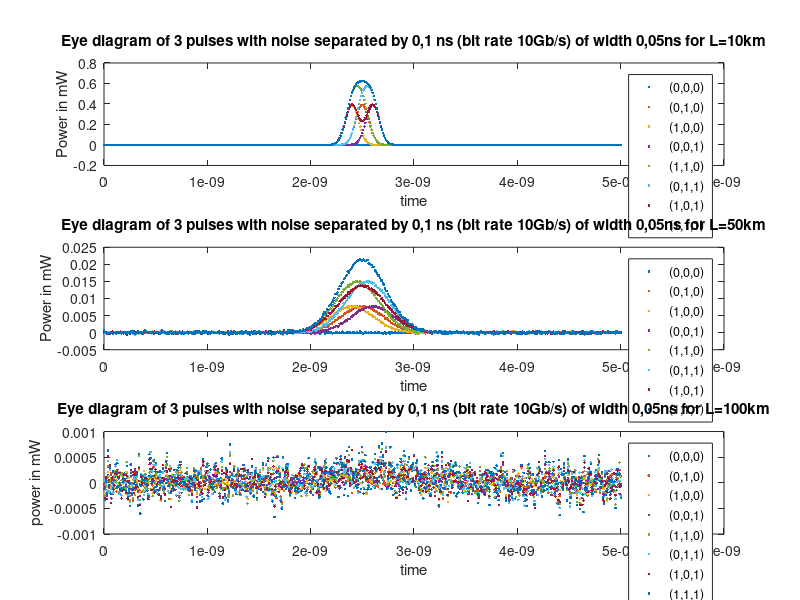

Here is the MATLAB script that generated this plot:
t = 0e-9 : 0.01e-9 : 10e-9;
t01 = 2e-9;
tau0=0.5e-9;

D = 15e-12;
Delta_Lambda = 0.1;
l1 = 10;
l2 = 50;
l3 = 100;
P0 = 1;

Pulse_In = P0 * (exp(-(t-t01).^2 / (2*tau0^2)));

Delta_Tau1 = D * Delta_Lambda * l1;
Delta_Tau2 = D * Delta_Lambda * l2;
Delta_Tau3 = D * Delta_Lambda * l3;

Tau1 = sqrt( (tau0).^2 +  (Delta_Tau1).^2 );
Tau2 = sqrt( (tau0).^2 +  (Delta_Tau2).^2 );
Tau3 = sqrt( (tau0).^2 +  (Delta_Tau3).^2 );

A1 = tau0 / Tau1;
A2 = tau0 / Tau2;
A3 = tau0 / Tau3;

Pulse_Out1_10km = P0 * A1 * (exp(-(t-t01).^2 / (2*Tau1^2)));
Pulse_Out2_50km = P0 * A2 * (exp(-(t-t01).^2 / (2*Tau2^2)));
Pulse_Out3_100km = P0 * A3 * (exp(-(t-t01).^2 / (2*Tau3^2)));



plot(t,Pulse_In,t,Pulse_Out1_10km,t,Pulse_Out2_50km,t,Pulse_Out3_100km);
%%
subplot(3,1,1)
t = 0e-9 : 0.01e-9 : 5e-9;
t01 = 2.5e-9;
tau0=0.05e-9; %width of the pulses (0.5 for b=1 ; 0.05 for b=10)
b= 10e9 ; %bit rate in bit/s
tsep=1/b; % time between each pulse in s


R=0.7; % detector responsitivity mA/mW
NEP = 2e-9; % NEP detector mW/sqrt(Hz)

e = 1.6e-19; % electronic charge
D = -20e-12; %Dispersion
Delta_Lambda = 0.2; %source bandwidth nm
l1 = 10; %km
l2 = 50; %km
l3 = 100; %km
P0 = 1; %mW
Attenuation = 0.3;%dB/km

Pulse_In = P0 * (exp(-(t-t01).^2 / (2*tau0^2)));%mW


Delta_Tau1 = D * Delta_Lambda * l1; %dispersion L1=10km
Delta_Tau2 = D * Delta_Lambda * l2; %dispersion L2=50km
Delta_Tau3 = D * Delta_Lambda * l3; % dispersion L3=100km

Tau1 = sqrt( (tau0).^2 +  (Delta_Tau1).^2 );
Tau2 = sqrt( (tau0).^2 +  (Delta_Tau2).^2 );
Tau3 = sqrt( (tau0).^2 +  (Delta_Tau3).^2 );

A1 = tau0 / Tau1;
A2 = tau0 / Tau2;
A3 = tau0 / Tau3;


%10 km 3bit
%compute each possibility
%(0,0,0)
Pulse_Out0_10km = 0* P0 * A1 * (exp(-(t-t01).^2 / (2*Tau1^2))); %(0,0,0)
Pulse_Out0_10km_dBm = 10*log10(Pulse_Out0_10km);%dBm
Pulse_Out0_dBm_10km_afterAtt = Pulse_Out0_10km_dBm - Attenuation * l1;
Pulse_Out0_10km_mW_final = 10.^(Pulse_Out0_dBm_10km_afterAtt / 10);

Pulse_Out0_10km_mA_final = Pulse_Out0_10km_mW_final * R;

Thermal_Noise_Current_0_10km = R * NEP * sqrt((b/2))*randn(size(Pulse_Out0_10km_mA_final)); % thermal noise current mA

Shot_Noise_Current_Out0_10km = sqrt(e*b*Pulse_Out0_10km_mA_final).*randn(size(Pulse_Out0_10km_mA_final));  % Shot noise current mA

Total_Noise_Out0_10km_mA = Thermal_Noise_Current_0_10km + Shot_Noise_Current_Out0_10km; 
Total_Noise_Out0_10km_mW = Total_Noise_Out0_10km_mA/R;

Pulse_Out0_10km_mW_final_noise = (Pulse_Out0_10km_mA_final + Total_Noise_Out0_10km_mA)/R;

SNR_Out0_10km = Pulse_Out0_10km_mW_final_noise ./ Total_Noise_Out0_10km_mW ;

% pulse (0,0,1)
Pulse_Out3_10km = P0 * A1 * (exp(-(t-t01-tsep).^2 / (2*Tau1^2))); %(0,0,1)
Pulse_Out3_10km_dBm = 10*log10(Pulse_Out3_10km);%dBm
Pulse_Out3_dBm_10km_afterAtt = Pulse_Out3_10km_dBm - Attenuation * l1;
Pulse_Out3_10km_mW_final = 10.^(Pulse_Out3_dBm_10km_afterAtt / 10);

Pulse_Out3_10km_mA_final = Pulse_Out3_10km_mW_final * R;

Thermal_Noise_Current_3_10km = R * NEP * sqrt((b/2))*randn(size(Pulse_Out3_10km_mA_final)); % thermal noise current mA

Shot_Noise_Current_Out3_10km = sqrt(e*b*Pulse_Out3_10km_mA_final).*randn(size(Pulse_Out3_10km_mA_final));  % Shot noise current mA

Total_Noise_Out3_10km_mA = Thermal_Noise_Current_3_10km + Shot_Noise_Current_Out3_10km; 
Total_Noise_Out3_10km_mW = Total_Noise_Out3_10km_mA/R;

Pulse_Out3_10km_mW_final_noise = (Pulse_Out3_10km_mA_final + Total_Noise_Out3_10km_mA)/R;

SNR_Out3_10km = Pulse_Out3_10km_mW_final_noise ./ Total_Noise_Out3_10km_mW;

%pulse (0,1,0) central pulse
Pulse_Out1_10km = P0 * A1 * (exp(-(t-t01).^2 / (2*Tau1^2))); %(0,1,0)
Pulse_Out1_10km_dBm = 10*log10(Pulse_Out1_10km);%dBm
Pulse_Out1_dBm_10km_afterAtt = Pulse_Out1_10km_dBm - Attenuation * l1;
Pulse_Out1_10km_mW_final = 10.^(Pulse_Out1_dBm_10km_afterAtt / 10);

Pulse_Out1_10km_mA_final = Pulse_Out1_10km_mW_final * R;

Thermal_Noise_Current_1_10km = R * NEP * sqrt((b/2))*randn(size(Pulse_Out1_10km_mA_final)); % thermal noise current mA

Shot_Noise_Current_Out1_10km = sqrt(e*b*Pulse_Out1_10km_mA_final).*randn(size(Pulse_Out1_10km_mA_final));  % Shot noise current mA

Total_Noise_Out1_10km_mA = Thermal_Noise_Current_1_10km + Shot_Noise_Current_Out1_10km; 
Total_Noise_Out1_10km_mW = Total_Noise_Out1_10km_mA / R;

Pulse_Out1_10km_mW_final_noise = (Pulse_Out1_10km_mA_final + Total_Noise_Out1_10km_mA)/R ;

SNR_Out1_10km = Pulse_Out1_10km_mW_final_noise ./ Total_Noise_Out1_10km_mW;

%pulse (1,0,0)
Pulse_Out2_10km = P0 * A1 * (exp(-(t-t01+tsep).^2 / (2*Tau1^2))); %(1,0,0)
Pulse_Out2_10km_dBm = 10*log10(Pulse_Out2_10km);%dBm
Pulse_Out2_dBm_10km_afterAtt = Pulse_Out2_10km_dBm - Attenuation * l1;
Pulse_Out2_10km_mW_final = 10.^(Pulse_Out2_dBm_10km_afterAtt / 10);

Pulse_Out2_10km_mA_final = Pulse_Out2_10km_mW_final * R;
Thermal_Noise_Current_2_10km = R * NEP * sqrt((b/2))*randn(size(Pulse_Out2_10km_mA_final)); % thermal noise current mA

Shot_Noise_Current_Out2_10km = sqrt(e*b*Pulse_Out2_10km_mA_final).*randn(size(Pulse_Out2_10km_mA_final));  % Shot noise current mA

Total_Noise_Out2_10km_mA = Thermal_Noise_Current_2_10km + Shot_Noise_Current_Out2_10km; 
Total_Noise_Out2_10km_mW = Total_Noise_Out2_10km_mA /R ; 

Pulse_Out2_10km_mW_final_noise = (Pulse_Out2_10km_mA_final + Total_Noise_Out2_10km_mA)/R;

SNR_Out2_10km = Pulse_Out2_10km_mW_final_noise ./ Total_Noise_Out2_10km_mW; 

%pulse (1,1,0)
Pulse_Out4_10km = Pulse_Out1_10km + Pulse_Out2_10km; 
Pulse_Out4_10km_mW_final_noise = Pulse_Out1_10km_mW_final_noise + Pulse_Out2_10km_mW_final_noise;

SNR_Out4_10km = Pulse_Out4_10km_mW_final_noise ./ (Total_Noise_Out1_10km_mW + Total_Noise_Out2_10km_mW);

%pulse(0,1,1)
Pulse_Out5_10km = Pulse_Out1_10km + Pulse_Out3_10km; %(0,1,1)
Pulse_Out5_10km_mW_final_noise = Pulse_Out1_10km_mW_final_noise + Pulse_Out3_10km_mW_final_noise;

SNR_Out5_10km = Pulse_Out5_10km_mW_final_noise ./ (Total_Noise_Out1_10km_mW + Total_Noise_Out3_10km_mW);

%pulse(1,0,1)
Pulse_Out6_10km = Pulse_Out2_10km + Pulse_Out3_10km; %(1,0,1)
Pulse_Out6_10km_mW_final_noise = Pulse_Out2_10km_mW_final_noise + Pulse_Out3_10km_mW_final_noise;

SNR_Out6_10km = Pulse_Out6_10km_mW_final_noise ./ (Total_Noise_Out2_10km_mW + Total_Noise_Out3_10km_mW);

%(1,1,1)
Pulse_Out7_10km = Pulse_Out1_10km + Pulse_Out2_10km + Pulse_Out3_10km; %(1,1,1)
Pulse_Out7_10km_mW_final_noise = Pulse_Out1_10km_mW_final_noise + Pulse_Out2_10km_mW_final_noise + Pulse_Out3_10km_mW_final_noise;

SNR_Out7_10km = Pulse_Out7_10km_mW_final_noise ./ (Total_Noise_Out1_10km_mW + Total_Noise_Out2_10km_mW + Total_Noise_Out3_10km_mW );

plot(t,Pulse_Out0_10km_mW_final_noise,'.',t, Pulse_Out1_10km_mW_final_noise,'.', t, Pulse_Out2_10km_mW_final_noise,'.', t, Pulse_Out3_10km_mW_final_noise,'.', t, Pulse_Out4_10km_mW_final_noise,'.', t, Pulse_Out5_10km_mW_final_noise,'.', t, Pulse_Out6_10km_mW_final_noise,'.',t, Pulse_Out7_10km_mW_final_noise,'.'); 
title('Eye diagram of 3 pulses with noise separated by 0,1 ns (bit rate 10Gb/s) of width 0,05ns for L=10km')
legend('(0,0,0)','(0,1,0)','(1,0,0)', '(0,0,1)', '(1,1,0)', '(0,1,1)', '(1,0,1)', '(1,1,1)')
xlabel('time')
ylabel('Power in mW')

% plot the SNR
%plot(t, SNR_Out1_10km,'.', t, SNR_Out2_10km, '.', t, SNR_Out3_10km,'.', t, SNR_Out4_10km,'.', t, SNR_Out5_10km,'.', t, SNR_Out6_10km,'.',t, SNR_Out7_10km,'.')
%legend('(0,1,0)','(1,0,0)', '(0,0,1)', '(1,1,0)', '(0,1,1)', '(1,0,1)', '(1,1,1)')
 
subplot(3,1,2);


%5bits

% compute each possibility
Pulse_Out0_5bits_10km = 0* P0 * A1 * (exp(-(t-t01).^2 / (2*Tau1^2))); %(0,0,0,0,0)

Pulse_Out4_5bits_10km = P0 * A1 * (exp(-(t-t01+2*tsep).^2 / (2*Tau1^2))); %(0,0,0,0,1)
Pulse_Out3_5bits_10km = P0 * A1 * (exp(-(t-t01+tsep).^2 / (2*Tau1^2))); %(0,0,0,1,0)
Pulse_Out1_5bits_10km = P0 * A1 * (exp(-(t-t01).^2 / (2*Tau1^2))); %(0,0,1,0,0)
Pulse_Out2_5bits_10km = P0 * A1 * (exp(-(t-t01-tsep).^2 / (2*Tau1^2))); %(0,1,0,0,0)
Pulse_Out5_5bits_10km = P0 * A1 * (exp(-(t-t01-2*tsep).^2 / (2*Tau1^2))); %(1,0,0,0,0)



Pulse_Out6_5bits_10km = Pulse_Out4_5bits_10km + Pulse_Out3_5bits_10km; %(0,0,0,1,1)
Pulse_Out7_5bits_10km = Pulse_Out4_5bits_10km + Pulse_Out1_5bits_10km; %(0,0,1,0,1)
Pulse_Out8_5bits_10km = Pulse_Out4_5bits_10km + Pulse_Out2_5bits_10km; %(0,1,0,0,1)
Pulse_Out9_5bits_10km = Pulse_Out4_5bits_10km + Pulse_Out5_5bits_10km; %(1,0,0,0,1)

Pulse_Out10_5bits_10km = Pulse_Out3_5bits_10km + Pulse_Out1_5bits_10km; %(0,0,1,1,0)
Pulse_Out11_5bits_10km = Pulse_Out3_5bits_10km + Pulse_Out2_5bits_10km; %(0,1,0,1,0)
Pulse_Out12_5bits_10km = Pulse_Out3_5bits_10km + Pulse_Out5_5bits_10km; %(1,0,0,1,0)

Pulse_Out13_5bits_10km = Pulse_Out1_5bits_10km + Pulse_Out2_5bits_10km; %(0,1,1,0,0)
Pulse_Out14_5bits_10km = Pulse_Out1_5bits_10km + Pulse_Out5_5bits_10km; %(1,0,1,0,0)

Pulse_Out15_5bits_10km = Pulse_Out2_5bits_10km + Pulse_Out5_5bits_10km; %(1,1,0,0,0)



Pulse_Out16_5bits_10km = Pulse_Out6_5bits_10km + Pulse_Out1_5bits_10km; % (0,0,1,1,1)
Pulse_Out17_5bits_10km = Pulse_Out6_5bits_10km + Pulse_Out2_5bits_10km; % (0,1,0,1,1)
Pulse_Out18_5bits_10km = Pulse_Out6_5bits_10km + Pulse_Out5_5bits_10km; %(1,0,0,1,1)

Pulse_Out19_5bits_10km = Pulse_Out7_5bits_10km + Pulse_Out2_5bits_10km; %(0,1,1,0,1)
Pulse_Out20_5bits_10km = Pulse_Out7_5bits_10km + Pulse_Out5_5bits_10km; %(1,0,1,0,1)
Pulse_Out21_5bits_10km = Pulse_Out8_5bits_10km + Pulse_Out5_5bits_10km; %(1,1,0,0,1)

Pulse_Out22_5bits_10km = Pulse_Out10_5bits_10km + Pulse_Out2_5bits_10km; %(0,1,1,1,0)
Pulse_Out23_5bits_10km = Pulse_Out10_5bits_10km + Pulse_Out5_5bits_10km; %(1,0,1,1,0)

Pulse_Out24_5bits_10km = Pulse_Out11_5bits_10km + Pulse_Out5_5bits_10km; %(1,1,0,1,0)
Pulse_Out25_5bits_10km = Pulse_Out8_5bits_10km + Pulse_Out1_5bits_10km; %(1,1,1,0,0)



Pulse_Out26_5bits_10km = Pulse_Out16_5bits_10km + Pulse_Out2_5bits_10km; %(0,1,1,1,1)
Pulse_Out27_5bits_10km = Pulse_Out16_5bits_10km + Pulse_Out5_5bits_10km; %(1,0,1,1,1)

Pulse_Out28_5bits_10km = Pulse_Out17_5bits_10km + Pulse_Out5_5bits_10km; %(1,1,0,1,1)

Pulse_Out29_5bits_10km = Pulse_Out19_5bits_10km + Pulse_Out5_5bits_10km; %(1,1,1,0,1)

Pulse_Out30_5bits_10km = Pulse_Out23_5bits_10km + Pulse_Out2_5bits_10km; %(1,1,1,1,0)



Pulse_Out31_5bits_10km = Pulse_Out28_5bits_10km + Pulse_Out1_5bits_10km; %(1,1,1,1,1)


%plot(t,Pulse_Out30_5bits_10km)

%plot(t,Pulse_Out0_5bits_10km, t, Pulse_Out1_5bits_10km,t, Pulse_Out2_5bits_10km,t, Pulse_Out3_5bits_10km,t, Pulse_Out4_5bits_10km, t, Pulse_Out5_5bits_10km, t, Pulse_Out6_5bits_10km,t, Pulse_Out7_5bits_10km, t, Pulse_Out8_5bits_10km, t, Pulse_Out9_5bits_10km,t, Pulse_Out10_5bits_10km, t, Pulse_Out11_5bits_10km, t, Pulse_Out12_5bits_10km, t, Pulse_Out13_5bits_10km, t, Pulse_Out14_5bits_10km, t, Pulse_Out15_5bits_10km, t, Pulse_Out16_5bits_10km, t, Pulse_Out17_5bits_10km, t, Pulse_Out18_5bits_10km, t, Pulse_Out19_5bits_10km, t, Pulse_Out20_5bits_10km, t,Pulse_Out21_5bits_10km, t, Pulse_Out22_5bits_10km, t, Pulse_Out23_5bits_10km, t, Pulse_Out24_5bits_10km, t, Pulse_Out25_5bits_10km, t, Pulse_Out26_5bits_10km,t, Pulse_Out27_5bits_10km, t, Pulse_Out28_5bits_10km, t, Pulse_Out29_5bits_10km, t, Pulse_Out30_5bits_10km, t, Pulse_Out31_5bits_10km)
%title('Eye diagram of 5 pulses separated by X ns of width Xns for L=10km')
%xlabel('time')
%ylabel('power in mW')


%50km 3bits
%compute each possibility
%(0,0,0)
Pulse_Out0_50km = 0* P0 * A2 * (exp(-(t-t01).^2 / (2*Tau2^2))); %(0,0,0)
Pulse_Out0_50km_dBm = 10*log10(Pulse_Out0_50km);%dBm
Pulse_Out0_50km_dBm_afterAtt = Pulse_Out0_50km_dBm - Attenuation * l2;
Pulse_Out0_50km_mW_final = 10.^(Pulse_Out0_50km_dBm_afterAtt / 10);

Pulse_Out0_50km_mA_final = Pulse_Out0_50km_mW_final * R;

Thermal_Noise_Current_0_50km = R * NEP * sqrt((b/2))*randn(size(Pulse_Out0_50km_mA_final)); % thermal noise current mA

Shot_Noise_Current_Out0_50km = sqrt(e*b*Pulse_Out0_50km_mA_final).*randn(size(Pulse_Out0_50km_mA_final));  % Shot noise current mA

Total_Noise_Out0_50km_mA = Thermal_Noise_Current_0_50km + Shot_Noise_Current_Out0_50km; 
Total_Noise_Out0_50km_mW = Total_Noise_Out0_50km_mA / R;

Pulse_Out0_50km_mW_final_noise = (Pulse_Out0_50km_mA_final + Total_Noise_Out0_50km_mA)/R;

SNR_Out0_50km = Pulse_Out0_50km_mW_final_noise ./ Total_Noise_Out0_50km_mW; 
%(0,0,1)
Pulse_Out3_50km = P0 * A2 * (exp(-(t-t01-tsep).^2 / (2*Tau2^2))); %(0,0,1)
Pulse_Out3_50km_dBm = 10*log10(Pulse_Out3_50km);%dBm
Pulse_Out3_dBm_50km_afterAtt = Pulse_Out3_50km_dBm - Attenuation * l2;
Pulse_Out3_50km_mW_final = 10.^(Pulse_Out3_dBm_50km_afterAtt / 10);

Pulse_Out3_50km_mA_final = Pulse_Out3_50km_mW_final * R;

Thermal_Noise_Current_3_50km = R * NEP * sqrt((b/2))*randn(size(Pulse_Out3_50km_mA_final)); % thermal noise current mA

Shot_Noise_Current_Out3_50km = sqrt(e*b*Pulse_Out3_50km_mA_final).*randn(size(Pulse_Out3_50km_mA_final));  % Shot noise current mA

Total_Noise_Out3_50km_mA = Thermal_Noise_Current_3_50km + Shot_Noise_Current_Out3_50km; 
Total_Noise_Out3_50km_mW = Total_Noise_Out3_50km_mA / R;

Pulse_Out3_50km_mW_final_noise = (Pulse_Out3_50km_mA_final + Total_Noise_Out3_50km_mA)/R;

SNR_Out3_50km = Pulse_Out3_50km_mW_final_noise ./ Total_Noise_Out3_50km_mW; 

%(0,1,0)
Pulse_Out1_50km = P0 * A2 * (exp(-(t-t01).^2 / (2*Tau2^2))); %(0,1,0)
Pulse_Out1_50km_dBm = 10*log10(Pulse_Out1_50km);%dBm
Pulse_Out1_dBm_50km_afterAtt = Pulse_Out1_50km_dBm - Attenuation * l2;
Pulse_Out1_50km_mW_final = 10.^(Pulse_Out1_dBm_50km_afterAtt / 10);

Pulse_Out1_50km_mA_final = Pulse_Out1_50km_mW_final * R;

Thermal_Noise_Current_1_50km = R * NEP * sqrt((b/2))*randn(size(Pulse_Out1_50km_mA_final)); % thermal noise current mA

Shot_Noise_Current_Out1_50km = sqrt(e*b*Pulse_Out1_50km_mA_final).*randn(size(Pulse_Out1_50km_mA_final));  % Shot noise current mA

Total_Noise_Out1_50km_mA = Thermal_Noise_Current_1_50km + Shot_Noise_Current_Out1_50km; 
Total_Noise_Out1_50km_mW = Total_Noise_Out1_50km_mA / R;

Pulse_Out1_50km_mW_final_noise = (Pulse_Out1_50km_mA_final + Total_Noise_Out1_50km_mA)/R;

SNR_Out1_50km = Pulse_Out1_50km_mW_final_noise ./ Total_Noise_Out1_50km_mW ; 

%(1,0,0)
Pulse_Out2_50km = P0 * A2 * (exp(-(t-t01+tsep).^2 / (2*Tau2^2))); %(1,0,0)
Pulse_Out2_50km_dBm = 10*log10(Pulse_Out2_50km);%dBm
Pulse_Out2_dBm_50km_afterAtt = Pulse_Out2_50km_dBm - Attenuation * l2;
Pulse_Out2_50km_mW_final = 10.^(Pulse_Out2_dBm_50km_afterAtt / 10);

Pulse_Out2_50km_mA_final = Pulse_Out2_50km_mW_final * R;

Thermal_Noise_Current_2_50km = R * NEP * sqrt((b/2))*randn(size(Pulse_Out2_50km_mA_final)); % thermal noise current mA

Shot_Noise_Current_Out2_50km = sqrt(e*b*Pulse_Out2_50km_mA_final).*randn(size(Pulse_Out2_50km_mA_final));  % Shot noise current mA

Total_Noise_Out2_50km_mA = Thermal_Noise_Current_2_50km + Shot_Noise_Current_Out2_50km; 
Total_Noise_Out2_50km_mW = Total_Noise_Out2_50km_mA ./ R; 

Pulse_Out2_50km_mW_final_noise = (Pulse_Out2_50km_mA_final + Total_Noise_Out2_50km_mA)/R;

SNR_Out2_50km = Pulse_Out2_50km_mW_final_noise ./ Total_Noise_Out2_50km_mW;
%(1,1,0)
Pulse_Out4_50km = Pulse_Out1_50km + Pulse_Out2_50km; %(1,1,0)
Pulse_Out4_50km_mW_final_noise = Pulse_Out1_50km_mW_final_noise + Pulse_Out2_50km_mW_final_noise;

SNR_Out4_50km = Pulse_Out4_50km_mW_final_noise ./ (Total_Noise_Out1_50km_mW + Total_Noise_Out2_50km_mW) ; 
%(0,1,1)
Pulse_Out5_50km = Pulse_Out1_50km + Pulse_Out3_50km; %(0,1,1)
Pulse_Out5_50km_mW_final_noise = Pulse_Out1_50km_mW_final_noise + Pulse_Out3_50km_mW_final_noise;

SNR_Out5_50km = Pulse_Out5_50km_mW_final_noise ./ (Total_Noise_Out1_50km_mW + Total_Noise_Out3_50km_mW) ; 
%(1,0,1)
Pulse_Out6_50km = Pulse_Out2_50km + Pulse_Out3_50km; %(1,0,1)
Pulse_Out6_50km_mW_final_noise = Pulse_Out2_50km_mW_final_noise + Pulse_Out3_50km_mW_final_noise;

SNR_Out6_50km = Pulse_Out6_50km_mW_final_noise ./ (Total_Noise_Out1_50km_mW + Total_Noise_Out3_50km_mW) ; 

%(1,1,1)
Pulse_Out7_50km = Pulse_Out1_50km + Pulse_Out2_50km + Pulse_Out3_50km; %(1,1,1)
Pulse_Out7_50km_mW_final_noise = Pulse_Out1_50km_mW_final_noise + Pulse_Out2_50km_mW_final_noise + Pulse_Out3_50km_mW_final_noise;

SNR_Out7_50km = Pulse_Out7_50km_mW_final_noise ./ (Total_Noise_Out1_50km_mW + Total_Noise_Out2_50km_mW + Total_Noise_Out3_50km_mW) ; 

plot(t,Pulse_Out0_50km_mW_final_noise,'.',t,Pulse_Out1_50km_mW_final_noise,'.',t,Pulse_Out2_50km_mW_final_noise,'.',t,Pulse_Out3_50km_mW_final_noise,'.',t,Pulse_Out4_50km_mW_final_noise,'.',t,Pulse_Out5_50km_mW_final_noise,'.',t,Pulse_Out6_50km_mW_final_noise,'.',t,Pulse_Out7_50km_mW_final_noise,'.')

title('Eye diagram of 3 pulses with noise separated by 0,1 ns (bit rate 10Gb/s) of width 0,05ns for L=50km')
legend('(0,0,0)','(0,1,0)','(1,0,0)', '(0,0,1)', '(1,1,0)', '(0,1,1)', '(1,0,1)', '(1,1,1)')
xlabel('time')
ylabel('Power in mW')

%plot SNR
%plot(t, SNR_Out1_50km, '.', t, SNR_Out2_50km,'.', t, SNR_Out3_50km,'.', t, SNR_Out4_50km,'.', t, SNR_Out5_50km,'.', t, SNR_Out6_50km,'.',t, SNR_Out7_50km,'.')
%legend('(0,1,0)','(1,0,0)', '(0,0,1)', '(1,1,0)', '(0,1,1)', '(1,0,1)', '(1,1,1)')
subplot(3,1,3);
%50 km 5 bits
%compute each possibility
Pulse_Out0_5bits_50km = 0* P0 * A2 * (exp(-(t-t01).^2 / (2*Tau2^2))); %(0,0,0,0,0)

Pulse_Out4_5bits_50km = P0 * A2 * (exp(-(t-t01+2*tsep).^2 / (2*Tau2^2))); %(0,0,0,0,1)
Pulse_Out3_5bits_50km = P0 * A2 * (exp(-(t-t01+tsep).^2 / (2*Tau2^2))); %(0,0,0,1,0)
Pulse_Out1_5bits_50km = P0 * A2 * (exp(-(t-t01).^2 / (2*Tau2^2))); %(0,0,1,0,0)
Pulse_Out2_5bits_50km = P0 * A2 * (exp(-(t-t01-tsep).^2 / (2*Tau2^2))); %(0,1,0,0,0)
Pulse_Out5_5bits_50km = P0 * A2 * (exp(-(t-t01-2*tsep).^2 / (2*Tau2^2))); %(1,0,0,0,0)



Pulse_Out6_5bits_50km = Pulse_Out4_5bits_50km + Pulse_Out3_5bits_50km; %(0,0,0,1,1)
Pulse_Out7_5bits_50km = Pulse_Out4_5bits_50km + Pulse_Out1_5bits_50km; %(0,0,1,0,1)
Pulse_Out8_5bits_50km = Pulse_Out4_5bits_50km + Pulse_Out2_5bits_50km; %(0,1,0,0,1)
Pulse_Out9_5bits_50km = Pulse_Out4_5bits_50km + Pulse_Out5_5bits_50km; %(1,0,0,0,1)

Pulse_Out10_5bits_50km = Pulse_Out3_5bits_50km + Pulse_Out1_5bits_50km; %(0,0,1,1,0)
Pulse_Out11_5bits_50km = Pulse_Out3_5bits_50km + Pulse_Out2_5bits_50km; %(0,1,0,1,0)
Pulse_Out12_5bits_50km = Pulse_Out3_5bits_50km + Pulse_Out5_5bits_50km; %(1,0,0,1,0)

Pulse_Out13_5bits_50km = Pulse_Out1_5bits_50km + Pulse_Out2_5bits_50km; %(0,1,1,0,0)
Pulse_Out14_5bits_50km = Pulse_Out1_5bits_50km + Pulse_Out5_5bits_50km; %(1,0,1,0,0)

Pulse_Out15_5bits_50km = Pulse_Out2_5bits_50km + Pulse_Out5_5bits_50km; %(1,1,0,0,0)



Pulse_Out16_5bits_50km = Pulse_Out6_5bits_50km + Pulse_Out1_5bits_50km; % (0,0,1,1,1)
Pulse_Out17_5bits_50km = Pulse_Out6_5bits_50km + Pulse_Out2_5bits_50km; % (0,1,0,1,1)
Pulse_Out18_5bits_50km = Pulse_Out6_5bits_50km + Pulse_Out5_5bits_50km; %(1,0,0,1,1)

Pulse_Out19_5bits_50km = Pulse_Out7_5bits_50km + Pulse_Out2_5bits_50km; %(0,1,1,0,1)
Pulse_Out20_5bits_50km = Pulse_Out7_5bits_50km + Pulse_Out5_5bits_50km; %(1,0,1,0,1)
Pulse_Out21_5bits_50km = Pulse_Out8_5bits_50km + Pulse_Out5_5bits_50km; %(1,1,0,0,1)

Pulse_Out22_5bits_50km = Pulse_Out10_5bits_50km + Pulse_Out2_5bits_50km; %(0,1,1,1,0)
Pulse_Out23_5bits_50km = Pulse_Out10_5bits_50km + Pulse_Out5_5bits_50km; %(1,0,1,1,0)

Pulse_Out24_5bits_50km = Pulse_Out11_5bits_50km + Pulse_Out5_5bits_50km; %(1,1,0,1,0)
Pulse_Out25_5bits_50km = Pulse_Out8_5bits_50km + Pulse_Out1_5bits_50km; %(1,1,1,0,0)



Pulse_Out26_5bits_50km = Pulse_Out16_5bits_50km + Pulse_Out2_5bits_50km; %(0,1,1,1,1)
Pulse_Out27_5bits_50km = Pulse_Out16_5bits_50km + Pulse_Out5_5bits_50km; %(1,0,1,1,1)

Pulse_Out28_5bits_50km = Pulse_Out17_5bits_50km + Pulse_Out5_5bits_50km; %(1,1,0,1,1)

Pulse_Out29_5bits_50km = Pulse_Out19_5bits_50km + Pulse_Out5_5bits_50km; %(1,1,1,0,1)

Pulse_Out30_5bits_50km = Pulse_Out23_5bits_50km + Pulse_Out2_5bits_50km; %(1,1,1,1,0)




Pulse_Out31_5bits_50km = Pulse_Out28_5bits_50km + Pulse_Out1_5bits_50km; %(1,1,1,1,1)


%plot(t,Pulse_Out30_5bits_50km)

%plot(t,Pulse_Out0_5bits_50km, t, Pulse_Out1_5bits_50km,t, Pulse_Out2_5bits_50km,t, Pulse_Out3_5bits_50km,t, Pulse_Out4_5bits_50km, t, Pulse_Out5_5bits_50km, t, Pulse_Out6_5bits_50km,t, Pulse_Out7_5bits_50km, t, Pulse_Out8_5bits_50km, t, Pulse_Out9_5bits_50km,t, Pulse_Out10_5bits_50km, t, Pulse_Out11_5bits_50km, t, Pulse_Out12_5bits_50km, t, Pulse_Out13_5bits_50km, t, Pulse_Out14_5bits_50km, t, Pulse_Out15_5bits_50km, t, Pulse_Out16_5bits_50km, t, Pulse_Out17_5bits_50km, t, Pulse_Out18_5bits_50km, t, Pulse_Out19_5bits_50km, t, Pulse_Out20_5bits_50km, t,Pulse_Out21_5bits_50km, t, Pulse_Out22_5bits_50km, t, Pulse_Out23_5bits_50km, t, Pulse_Out24_5bits_50km, t, Pulse_Out25_5bits_50km, t, Pulse_Out26_5bits_50km,t, Pulse_Out27_5bits_50km, t, Pulse_Out28_5bits_50km, t, Pulse_Out29_5bits_50km, t, Pulse_Out30_5bits_50km, t, Pulse_Out31_5bits_50km)
%title('Eye diagram of 5 pulses separated by X ns of width Xns for L=50km')
%xlabel('time')
%ylabel('power in mW')

%100km
%(0,0,0)
Pulse_Out0_100km = 0* P0 * A3 * (exp(-(t-t01).^2 / (2*Tau3^2))); %(0,0,0)
Pulse_Out0_100km_dBm = 10*log10(Pulse_Out0_100km);%dBm
Pulse_Out0_dBm_100km_afterAtt = Pulse_Out0_100km_dBm - Attenuation * l3;
Pulse_Out0_100km_mW_final = 10.^(Pulse_Out0_dBm_100km_afterAtt / 10);

Pulse_Out0_100km_mW_final = Pulse_Out0_100km_mW_final * R;
%we have everything in mA, we can add noise now
Thermal_Noise_Current_0_100km = R * NEP * sqrt((b/2))*randn(size(Pulse_Out0_100km_mW_final)); % thermal noise current mA

Shot_Noise_Current_Out0_100km = sqrt(e*b*Pulse_Out0_100km_mW_final).*randn(size(Pulse_Out0_100km_mW_final)); % Shot noise current mA

Total_Noise_Out0_100km_mA = Thermal_Noise_Current_0_100km + Shot_Noise_Current_Out0_100km; 
Total_Noise_Out0_100km_mW = Total_Noise_Out0_100km_mA / R;

Pulse_Out0_100km_mW_final_noise = (Pulse_Out0_100km_mW_final + Total_Noise_Out0_100km_mA)/R;

SNR_Out0_100km = Pulse_Out0_100km_mW_final_noise ./ Total_Noise_Out0_100km_mW; 
%(0,0,1)
Pulse_Out3_100km = P0 * A3 * (exp(-(t-t01-tsep).^2 / (2*Tau3^2))); %(0,0,1)
Pulse_Out3_100km_dBm = 10*log10(Pulse_Out3_100km);%dBm
Pulse_Out3_dBm_100km_afterAtt = Pulse_Out3_100km_dBm - Attenuation * l3;
Pulse_Out3_100km_mW_final = 10.^(Pulse_Out3_dBm_100km_afterAtt / 10);

Pulse_Out3_100km_mA_final = Pulse_Out3_100km_mW_final * R;
%we have everything in mA, we can add noise now
Thermal_Noise_Current_3_100km = R * NEP * sqrt((b/2))*randn(size(Pulse_Out3_100km_mA_final)); % thermal noise current mA

Shot_Noise_Current_Out3_100km = sqrt(e*b*Pulse_Out3_100km_mA_final).*randn(size(Pulse_Out3_100km_mA_final));  % Shot noise current mA

Total_Noise_Out3_100km_mA = Thermal_Noise_Current_3_100km + Shot_Noise_Current_Out3_100km; 
Total_Noise_Out3_100km_mW = Total_Noise_Out3_100km_mA / R;

Pulse_Out3_100km_mW_final_noise = (Pulse_Out3_100km_mA_final + Total_Noise_Out3_100km_mA)/R;

SNR_Out3_100km = Pulse_Out3_100km_mW_final_noise ./ Total_Noise_Out3_100km_mW;

%(0,1,0)
Pulse_Out1_100km = P0 * A3 * (exp(-(t-t01).^2 / (2*Tau3^2))); %(0,1,0)
Pulse_Out1_100km_dBm = 10*log10(Pulse_Out1_100km);%dBm
Pulse_Out1_dBm_100km_afterAtt = Pulse_Out1_100km_dBm - Attenuation * l3;
Pulse_Out1_100km_mW_final = 10.^(Pulse_Out1_dBm_100km_afterAtt / 10);

Pulse_Out1_100km_mA_final = Pulse_Out1_100km_mW_final * R;
%we have everything in mA, we can add noise now
Thermal_Noise_Current_1_100km = R * NEP * sqrt((b/2))*randn(size(Pulse_Out1_100km_mA_final)); % thermal noise current mA

Shot_Noise_Current_Out1_100km = sqrt(e*b*Pulse_Out1_100km_mA_final).*randn(size(Pulse_Out1_100km_mA_final)); % Shot noise current mA

Total_Noise_Out1_100km = Thermal_Noise_Current_1_100km + Shot_Noise_Current_Out1_100km; 
Total_Noise_Out1_100km_mW = Total_Noise_Out1_100km / R ; 

Pulse_Out1_100km_mW_final_noise = (Pulse_Out1_100km_mA_final + Total_Noise_Out1_100km)/R;

SNR_Out1_100km = Pulse_Out1_100km_mW_final_noise ./ Total_Noise_Out1_100km_mW;

%(1,0,0)
Pulse_Out2_100km = P0 * A3 * (exp(-(t-t01+tsep).^2 / (2*Tau3^2))); %(1,0,0)
Pulse_Out2_100km_dBm = 10*log10(Pulse_Out2_100km);%dBm
Pulse_Out2_dBm_100km_afterAtt = Pulse_Out2_100km_dBm - Attenuation * l3;
Pulse_Out2_100km_mW_final = 10.^(Pulse_Out2_dBm_100km_afterAtt / 10);

Pulse_Out2_100km_mA_final = Pulse_Out2_100km_mW_final * R;

Thermal_Noise_Current_2_100km = R * NEP * sqrt((b/2))*randn(size(Pulse_Out2_100km_mA_final)); % thermal noise current mA

Shot_Noise_Current_Out2_100km = sqrt(e*b*Pulse_Out2_100km_mA_final).*randn(size(Pulse_Out2_100km_mA_final));  % Shot noise current mA

Total_Noise_Out2_100km = Thermal_Noise_Current_2_100km + Shot_Noise_Current_Out2_100km; 
Total_Noise_Out2_100km_mW = Total_Noise_Out2_100km / R;

Pulse_Out2_100km_mW_final_noise = (Pulse_Out2_100km_mA_final + Total_Noise_Out2_100km)/R;

SNR_Out2_100km = Pulse_Out2_100km_mW_final_noise ./ Total_Noise_Out2_100km_mW;

%(1,1,0)
Pulse_Out4_100km_mW_final_noise = Pulse_Out1_100km_mW_final_noise + Pulse_Out2_100km_mW_final_noise; 
SNR_Out4_100km = Pulse_Out4_100km_mW_final_noise ./ (Total_Noise_Out1_100km_mW + Total_Noise_Out2_100km_mW) ;

%(0,1,1)
Pulse_Out5_100km_mW_final_noise = Pulse_Out1_100km_mW_final_noise + Pulse_Out3_100km_mW_final_noise; 
SNR_Out5_100km = Pulse_Out5_100km_mW_final_noise ./ (Total_Noise_Out1_100km_mW + Total_Noise_Out3_100km_mW) ;

%(1,0,1)
Pulse_Out6_100km_mW_final_noise = Pulse_Out2_100km_mW_final_noise + Pulse_Out3_100km_mW_final_noise; 
SNR_Out6_100km = Pulse_Out6_100km_mW_final_noise ./ (Total_Noise_Out2_100km_mW + Total_Noise_Out3_100km_mW) ;

%(1,1,1)
Pulse_Out7_100km_mW_final_noise = Pulse_Out1_100km_mW_final_noise + Pulse_Out2_100km_mW_final_noise + Pulse_Out3_100km_mW_final_noise; 
SNR_Out7_100km = Pulse_Out7_100km_mW_final_noise ./ (Total_Noise_Out1_100km_mW + Total_Noise_Out2_100km_mW + Total_Noise_Out3_100km_mW) ;

plot(t,Pulse_Out0_100km_mW_final_noise,'.', t, Pulse_Out1_100km_mW_final_noise,'.', t, Pulse_Out2_100km_mW_final_noise,'.', t, Pulse_Out3_100km_mW_final_noise,'.', t, Pulse_Out4_100km_mW_final_noise,'.', t, Pulse_Out5_100km_mW_final_noise,'.', t, Pulse_Out6_100km_mW_final_noise,'.', t, Pulse_Out7_100km_mW_final_noise,'.')


% plot the SNR 
%plot(t, SNR_Out1_100km,'.', t, SNR_Out2_100km,'.', t, SNR_Out3_100km,'.', t, SNR_Out4_100km,'.', t, SNR_Out5_100km,'.', t, SNR_Out6_100km,'.',t, SNR_Out7_100km,'.')
%legend('(0,1,0)','(1,0,0)', '(0,0,1)', '(1,1,0)', '(0,1,1)', '(1,0,1)', '(1,1,1)')

title('Eye diagram of 3 pulses with noise separated by 0,1 ns (bit rate 10Gb/s) of width 0,05ns for L=100km') 
legend('(0,0,0)','(0,1,0)','(1,0,0)', '(0,0,1)', '(1,1,0)', '(0,1,1)', '(1,0,1)', '(1,1,1)')
xlabel('time')
ylabel('power in mW')

%5bitS
%compute each possibility
Pulse_Out0_5bits_100km = 0* P0 * A3 * (exp(-(t-t01).^2 / (2*Tau3^2))); %(0,0,0,0,0)

Pulse_Out4_5bits_100km = P0 * A3 * (exp(-(t-t01+2*tsep).^2 / (2*Tau3^2))); %(0,0,0,0,1)
Pulse_Out3_5bits_100km = P0 * A3 * (exp(-(t-t01+tsep).^2 / (2*Tau3^2))); %(0,0,0,1,0)
Pulse_Out1_5bits_100km = P0 * A3 * (exp(-(t-t01).^2 / (2*Tau3^2))); %(0,0,1,0,0)
Pulse_Out2_5bits_100km = P0 * A3 * (exp(-(t-t01-tsep).^2 / (2*Tau3^2))); %(0,1,0,0,0)
Pulse_Out5_5bits_100km = P0 * A3 * (exp(-(t-t01-2*tsep).^2 / (2*Tau3^2))); %(1,0,0,0,0)



Pulse_Out6_5bits_100km = Pulse_Out4_5bits_100km + Pulse_Out3_5bits_100km; %(0,0,0,1,1)
Pulse_Out7_5bits_100km = Pulse_Out4_5bits_100km + Pulse_Out1_5bits_100km; %(0,0,1,0,1)
Pulse_Out8_5bits_100km = Pulse_Out4_5bits_100km + Pulse_Out2_5bits_100km; %(0,1,0,0,1)
Pulse_Out9_5bits_100km = Pulse_Out4_5bits_100km + Pulse_Out5_5bits_100km; %(1,0,0,0,1)

Pulse_Out10_5bits_100km = Pulse_Out3_5bits_100km + Pulse_Out1_5bits_100km; %(0,0,1,1,0)
Pulse_Out11_5bits_100km = Pulse_Out3_5bits_100km + Pulse_Out2_5bits_100km; %(0,1,0,1,0)
Pulse_Out12_5bits_100km = Pulse_Out3_5bits_100km + Pulse_Out5_5bits_100km; %(1,0,0,1,0)

Pulse_Out13_5bits_100km = Pulse_Out1_5bits_100km + Pulse_Out2_5bits_100km; %(0,1,1,0,0)
Pulse_Out14_5bits_100km = Pulse_Out1_5bits_100km + Pulse_Out5_5bits_100km; %(1,0,1,0,0)

Pulse_Out15_5bits_100km = Pulse_Out2_5bits_100km + Pulse_Out5_5bits_100km; %(1,1,0,0,0)



Pulse_Out16_5bits_100km = Pulse_Out6_5bits_100km + Pulse_Out1_5bits_100km; % (0,0,1,1,1)
Pulse_Out17_5bits_100km = Pulse_Out6_5bits_100km + Pulse_Out2_5bits_100km; % (0,1,0,1,1)
Pulse_Out18_5bits_100km = Pulse_Out6_5bits_100km + Pulse_Out5_5bits_100km; %(1,0,0,1,1)

Pulse_Out19_5bits_100km = Pulse_Out7_5bits_100km + Pulse_Out2_5bits_100km; %(0,1,1,0,1)
Pulse_Out20_5bits_100km = Pulse_Out7_5bits_100km + Pulse_Out5_5bits_100km; %(1,0,1,0,1)
Pulse_Out21_5bits_100km = Pulse_Out8_5bits_100km + Pulse_Out5_5bits_100km; %(1,1,0,0,1)

Pulse_Out22_5bits_100km = Pulse_Out10_5bits_100km + Pulse_Out2_5bits_100km; %(0,1,1,1,0)
Pulse_Out23_5bits_100km = Pulse_Out10_5bits_100km + Pulse_Out5_5bits_100km; %(1,0,1,1,0)

Pulse_Out24_5bits_100km = Pulse_Out11_5bits_100km + Pulse_Out5_5bits_100km; %(1,1,0,1,0)
Pulse_Out25_5bits_100km = Pulse_Out8_5bits_100km + Pulse_Out1_5bits_100km; %(1,1,1,0,0)



Pulse_Out26_5bits_100km = Pulse_Out16_5bits_100km + Pulse_Out2_5bits_100km; %(0,1,1,1,1)
Pulse_Out27_5bits_100km = Pulse_Out16_5bits_100km + Pulse_Out5_5bits_100km; %(1,0,1,1,1)

Pulse_Out28_5bits_100km = Pulse_Out17_5bits_100km + Pulse_Out5_5bits_100km; %(1,1,0,1,1)

Pulse_Out29_5bits_100km = Pulse_Out19_5bits_100km + Pulse_Out5_5bits_100km; %(1,1,1,0,1)

Pulse_Out30_5bits_100km = Pulse_Out23_5bits_100km + Pulse_Out2_5bits_100km; %(1,1,1,1,0)




Pulse_Out31_5bits_100km = Pulse_Out28_5bits_100km + Pulse_Out1_5bits_100km; %(1,1,1,1,1)

    
%plot(t,Pulse_Out30_5bits_100km)

%%plot(t,Pulse_Out0_5bits_100km, t, Pulse_Out1_5bits_100km,t, Pulse_Out2_5bits_100km,t, Pulse_Out3_5bits_100km,t, Pulse_Out4_5bits_100km, t, Pulse_Out5_5bits_100km, t, Pulse_Out6_5bits_100km,t, Pulse_Out7_5bits_100km, t, Pulse_Out8_5bits_100km, t, Pulse_Out9_5bits_100km,t, Pulse_Out10_5bits_100km, t, Pulse_Out11_5bits_100km, t, Pulse_Out12_5bits_100km, t, Pulse_Out13_5bits_100km, t, Pulse_Out14_5bits_100km, t, Pulse_Out15_5bits_100km, t, Pulse_Out16_5bits_100km, t, Pulse_Out17_5bits_100km, t, Pulse_Out18_5bits_100km, t, Pulse_Out19_5bits_100km, t, Pulse_Out20_5bits_100km, t,Pulse_Out21_5bits_100km, t, Pulse_Out22_5bits_100km, t, Pulse_Out23_5bits_100km, t, Pulse_Out24_5bits_100km, t, Pulse_Out25_5bits_100km, t, Pulse_Out26_5bits_100km,t, Pulse_Out27_5bits_100km, t, Pulse_Out28_5bits_100km, t, Pulse_Out29_5bits_100km, t, Pulse_Out30_5bits_100km, t, Pulse_Out31_5bits_100km)
%title('Eye diagram of 5 pulses separated by X ns of width X ns for L=100km')
%xlabel('time')
%ylabel('power in mW')
